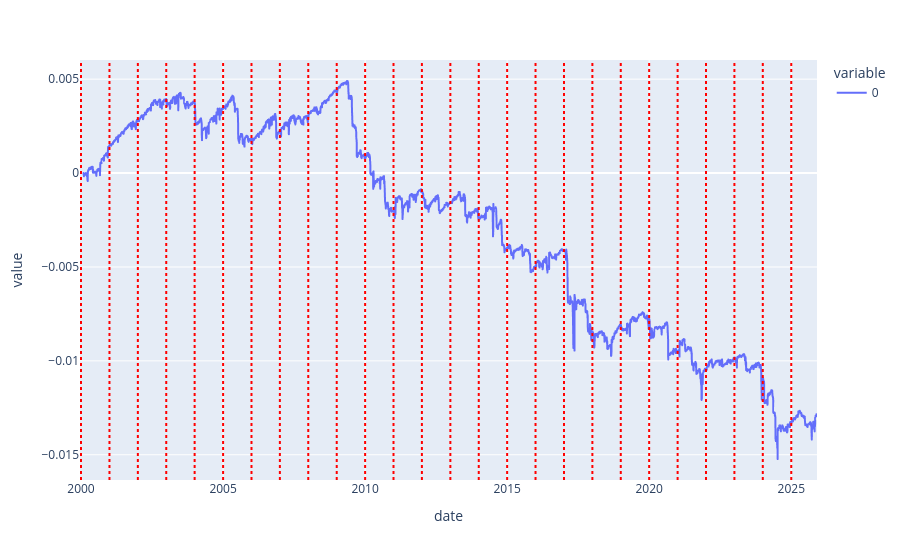

The notebook cell saved with this chart:
### Code cell
w_anal = optimize_portfolio(df_bt_results.loc[:'2019'].add(1).cumprod(), solver_type="ANALYTICAL")
best_bt = df_bt_results.dot(-w_anal)
best_bt_cumsum = best_bt.cumsum()
fig = px.line(best_bt_cumsum)
for year in best_bt.index.year.unique():
    fig.add_vline(x=pd.Timestamp(year=year, month=1, day=1), line_dash="dot", line_color="red")
fig.show()

### Figure 1 — Plotly figure (JSON) as saved in the notebook; plotly's stock layout.template omitted (floating-point values rounded to 4 significant figures; data arrays with more than 128 entries replaced by an {"elided": "..."} marker saying what was removed)
{"data": [{"hovertemplate": "variable=0<br>date=%{x}<br>value=%{y}<extra></extra>", "legendgroup": "0", "line": {"color": "#636efa", "dash": "solid"}, "marker": {"symbol": "circle"}, "mode": "lines", "name": "0", "showlegend": true, "type": "scattergl", "x": {"elided": "6497 str values"}, "xaxis": "x", "y": {"elided": "6497 float values"}, "yaxis": "y"}], "layout": {"legend": {"title": {"text": "variable"}, "tracegroupgap": 0}, "margin": {"t": 60}, "shapes": [{"line": {"color": "red", "dash": "dot"}, "type": "line", "x0": "2000-01-01T00:00:00", "x1": "2000-01-01T00:00:00", "xref": "x", "y0": 0, "y1": 1, "yref": "y domain"}, {"line": {"color": "red", "dash": "dot"}, "type": "line", "x0": "2001-01-01T00:00:00", "x1": "2001-01-01T00:00:00", "xref": "x", "y0": 0, "y1": 1, "yref": "y domain"}, {"line": {"color": "red", "dash": "dot"}, "type": "line", "x0": "2002-01-01T00:00:00", "x1": "2002-01-01T00:00:00", "xref": "x", "y0": 0, "y1": 1, "yref": "y domain"}, {"line": {"color": "red", "dash": "dot"}, "type": "line", "x0": "2003-01-01T00:00:00", "x1": "2003-01-01T00:00:00", "xref": "x", "y0": 0, "y1": 1, "yref": "y domain"}, {"line": {"color": "red", "dash": "dot"}, "type": "line", "x0": "2004-01-01T00:00:00", "x1": "2004-01-01T00:00:00", "xref": "x", "y0": 0, "y1": 1, "yref": "y domain"}, {"line": {"color": "red", "dash": "dot"}, "type": "line", "x0": "2005-01-01T00:00:00", "x1": "2005-01-01T00:00:00", "xref": "x", "y0": 0, "y1": 1, "yref": "y domain"}, {"line": {"color": "red", "dash": "dot"}, "type": "line", "x0": "2006-01-01T00:00:00", "x1": "2006-01-01T00:00:00", "xref": "x", "y0": 0, "y1": 1, "yref": "y domain"}, {"line": {"color": "red", "dash": "dot"}, "type": "line", "x0": "2007-01-01T00:00:00", "x1": "2007-01-01T00:00:00", "xref": "x", "y0": 0, "y1": 1, "yref": "y domain"}, {"line": {"color": "red", "dash": "dot"}, "type": "line", "x0": "2008-01-01T00:00:00", "x1": "2008-01-01T00:00:00", "xref": "x", "y0": 0, "y1": 1, "yref": "y domain"}, {"line": {"color": "red", "dash": "dot"}, "type": "line", "x0": "2009-01-01T00:00:00", "x1": "2009-01-01T00:00:00", "xref": "x", "y0": 0, "y1": 1, "yref": "y domain"}, {"line": {"color": "red", "dash": "dot"}, "type": "line", "x0": "2010-01-01T00:00:00", "x1": "2010-01-01T00:00:00", "xref": "x", "y0": 0, "y1": 1, "yref": "y domain"}, {"line": {"color": "red", "dash": "dot"}, "type": "line", "x0": "2011-01-01T00:00:00", "x1": "2011-01-01T00:00:00", "xref": "x", "y0": 0, "y1": 1, "yref": "y domain"}, {"line": {"color": "red", "dash": "dot"}, "type": "line", "x0": "2012-01-01T00:00:00", "x1": "2012-01-01T00:00:00", "xref": "x", "y0": 0, "y1": 1, "yref": "y domain"}, {"line": {"color": "red", "dash": "dot"}, "type": "line", "x0": "2013-01-01T00:00:00", "x1": "2013-01-01T00:00:00", "xref": "x", "y0": 0, "y1": 1, "yref": "y domain"}, {"line": {"color": "red", "dash": "dot"}, "type": "line", "x0": "2014-01-01T00:00:00", "x1": "2014-01-01T00:00:00", "xref": "x", "y0": 0, "y1": 1, "yref": "y domain"}, {"line": {"color": "red", "dash": "dot"}, "type": "line", "x0": "2015-01-01T00:00:00", "x1": "2015-01-01T00:00:00", "xref": "x", "y0": 0, "y1": 1, "yref": "y domain"}, {"line": {"color": "red", "dash": "dot"}, "type": "line", "x0": "2016-01-01T00:00:00", "x1": "2016-01-01T00:00:00", "xref": "x", "y0": 0, "y1": 1, "yref": "y domain"}, {"line": {"color": "red", "dash": "dot"}, "type": "line", "x0": "2017-01-01T00:00:00", "x1": "2017-01-01T00:00:00", "xref": "x", "y0": 0, "y1": 1, "yref": "y domain"}, {"line": {"color": "red", "dash": "dot"}, "type": "line", "x0": "2018-01-01T00:00:00", "x1": "2018-01-01T00:00:00", "xref": "x", "y0": 0, "y1": 1, "yref": "y domain"}, {"line": {"color": "red", "dash": "dot"}, "type": "line", "x0": "2019-01-01T00:00:00", "x1": "2019-01-01T00:00:00", "xref": "x", "y0": 0, "y1": 1, "yref": "y domain"}, {"line": {"color": "red", "dash": "dot"}, "type": "line", "x0": "2020-01-01T00:00:00", "x1": "2020-01-01T00:00:00", "xref": "x", "y0": 0, "y1": 1, "yref": "y domain"}, {"line": {"color": "red", "dash": "dot"}, "type": "line", "x0": "2021-01-01T00:00:00", "x1": "2021-01-01T00:00:00", "xref": "x", "y0": 0, "y1": 1, "yref": "y domain"}, {"line": {"color": "red", "dash": "dot"}, "type": "line", "x0": "2022-01-01T00:00:00", "x1": "2022-01-01T00:00:00", "xref": "x", "y0": 0, "y1": 1, "yref": "y domain"}, {"line": {"color": "red", "dash": "dot"}, "type": "line", "x0": "2023-01-01T00:00:00", "x1": "2023-01-01T00:00:00", "xref": "x", "y0": 0, "y1": 1, "yref": "y domain"}, {"line": {"color": "red", "dash": "dot"}, "type": "line", "x0": "2024-01-01T00:00:00", "x1": "2024-01-01T00:00:00", "xref": "x", "y0": 0, "y1": 1, "yref": "y domain"}, {"line": {"color": "red", "dash": "dot"}, "type": "line", "x0": "2025-01-01T00:00:00", "x1": "2025-01-01T00:00:00", "xref": "x", "y0": 0, "y1": 1, "yref": "y domain"}], "xaxis": {"anchor": "y", "domain": [0, 1], "title": {"text": "date"}}, "yaxis": {"anchor": "x", "domain": [0, 1], "title": {"text": "value"}}}}
